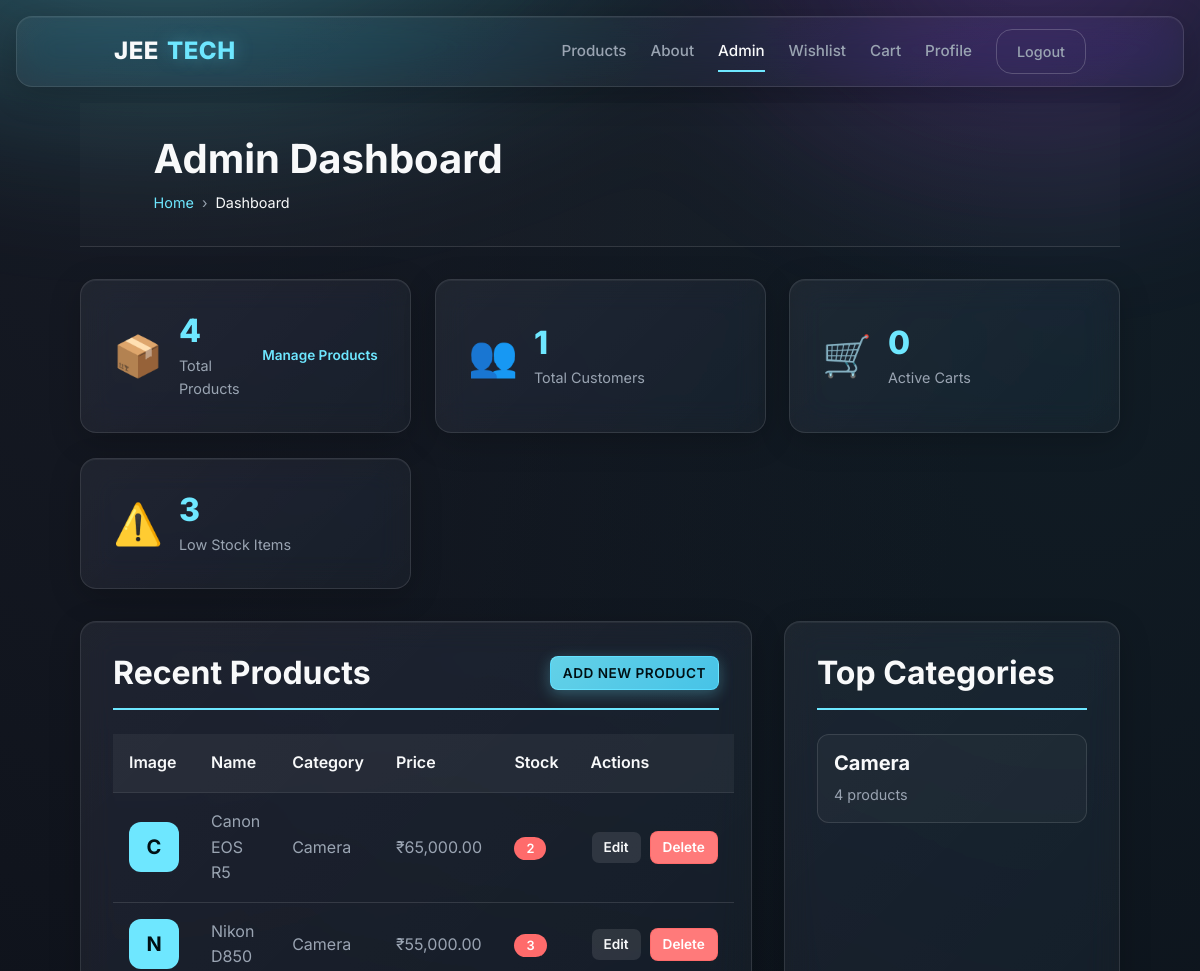
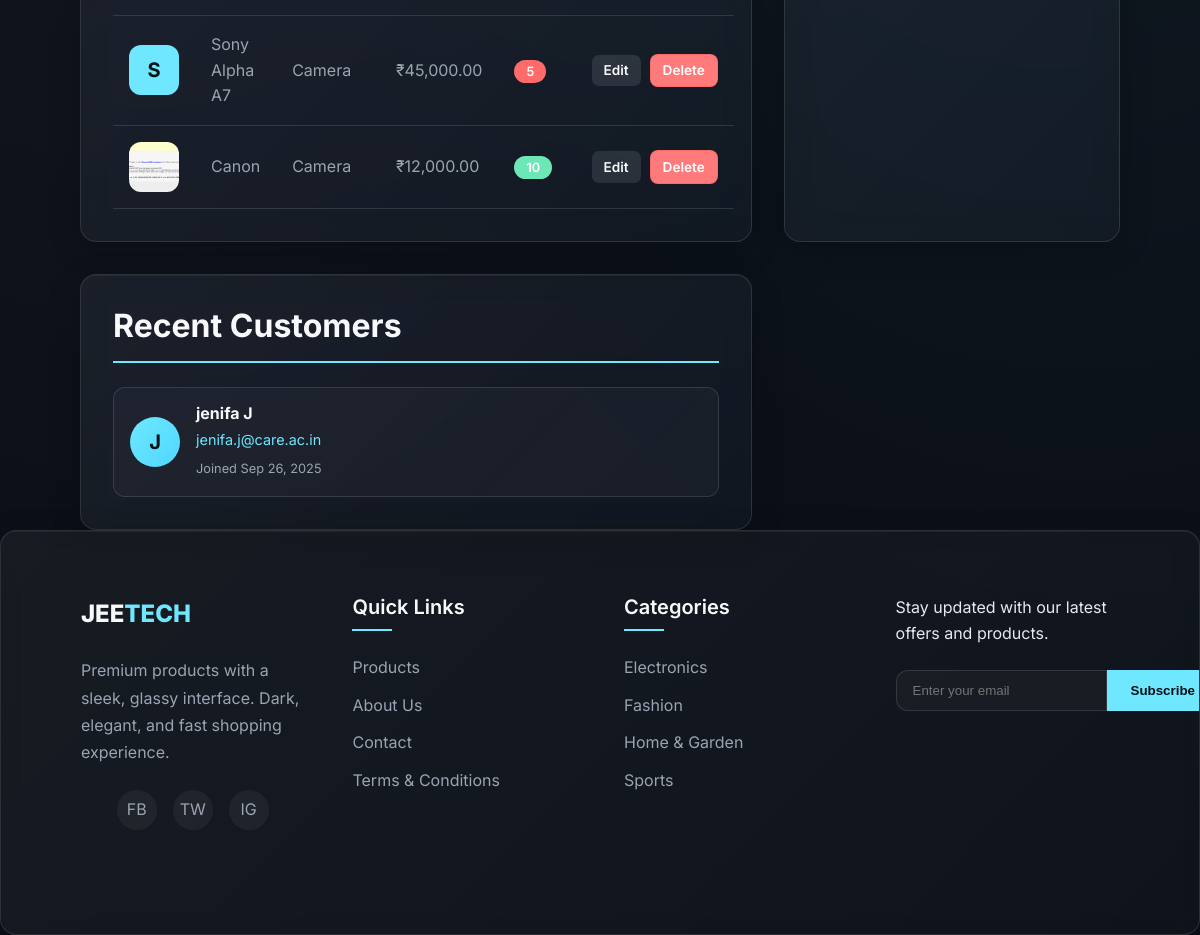
/admin-dashboard/ (signed in), run on the app's committed database (2 pictures, top to bottom).
### shop/models.py (models this page shows, shortened)
class Product(models.Model):
    category = models.ForeignKey(Category, on_delete=models.CASCADE, related_name="products")
    name = models.CharField(max_length=200)
    slug = models.SlugField(unique=True, blank=True, null=True)
    description = models.TextField(blank=True)
    price = models.DecimalField(max_digits=10, decimal_places=2)
    stock = models.PositiveIntegerField(default=0)
    image = models.ImageField(upload_to="products/", blank=True)
    created_at = models.DateTimeField(auto_now_add=True, null=True)
    updated_at = models.DateTimeField(auto_now=True, null=True)
    is_featured = models.BooleanField(default=False)
    class Meta:
        ordering = ['-created_at']

class Category(models.Model):
    name = models.CharField(max_length=100)
    slug = models.SlugField(unique=True, blank=True, null=True)
    class Meta:
        verbose_name_plural = "Categories"
        ordering = ['name']

### shop/views.py (the view)
# urls.py: path('admin-dashboard/', views.admin_dashboard, name='admin_dashboard'),
@staff_member_required
def admin_dashboard(request):
    total_products = Product.objects.count()
    total_customers = User.objects.filter(is_staff=False).count()
    total_orders = CartItem.objects.values('user').distinct().count()
    low_stock_products = Product.objects.filter(stock__lt=10).count()
    recent_products = Product.objects.order_by('-created_at')[:5]
    top_categories = Category.objects.annotate(
        product_count=Count('products')
    ).order_by('-product_count')[:5]
    recent_customers = User.objects.filter(is_staff=False).order_by('-date_joined')[:5]
    context = {
        'total_products': total_products,
        'total_customers': total_customers,
        'total_orders': total_orders,
        'low_stock_products': low_stock_products,
        'recent_products': recent_products,
        'top_categories': top_categories,
        'recent_customers': recent_customers,
    }
    return render(request, 'shop/admin_dashboard.html', context)

### shop/context_processors.py (called while the page is built)
def categories(request):
    return {
        'categories': Category.objects.all()[:10]
    }

def cart_wishlist_counts(request):
    context = {
        'cart_count': 0,
        'wishlist_count': 0,
    }
    if request.user.is_authenticated:
        context['cart_count'] = CartItem.objects.filter(user=request.user).count()
        context['wishlist_count'] = Wishlist.objects.filter(user=request.user).count()
    return context

### templates/shop/admin_dashboard.html (shortened to what this page needs)
{% extends 'shop/base.html' %}
{% load humanize %}
{% block page_heading %}Admin Dashboard{% endblock %}
{% block current_page %}Dashboard{% endblock %}
{% block page_content %}
    <div class="dashboard-stats">
        <div class="stat-card glass-blur fade-in" data-animate>
            <div class="stat-icon">📦</div>
            <div class="stat-content">
                <h3>{{ total_products }}</h3>
                <p>Total Products</p>
            </div>
            <a href="{% url 'admin_products' %}" class="stat-link">Manage Products</a>
        </div>
        <div class="stat-card glass-blur fade-in" data-animate>
            <div class="stat-icon">👥</div>
            <div class="stat-content">
                <h3>{{ total_customers }}</h3>
                <p>Total Customers</p>
            </div>
        </div>
        <div class="stat-card glass-blur fade-in" data-animate>
            <div class="stat-icon">🛒</div>
            <div class="stat-content">
                <h3>{{ total_orders }}</h3>
                <p>Active Carts</p>
            </div>
        </div>
        <div class="stat-card glass-blur fade-in" data-animate>
            <div class="stat-icon">⚠️</div>
            <div class="stat-content">
                <h3>{{ low_stock_products }}</h3>
                <p>Low Stock Items</p>
            </div>
        </div>
    </div>
    <div class="dashboard-content">
        <div class="dashboard-section glass-blur fade-in" data-animate>
            <div class="section-header">
                <h3>Recent Products</h3>
                <a href="{% url 'admin_product_add' %}" class="btn btn-primary btn-sm">Add New Product</a>
            </div>
            <div class="products-table">
                {% if recent_products %}
                    <table class="admin-table">
                        <thead>
                            <tr>
                                <th>Image</th>
                                <th>Name</th>
                                <th>Category</th>
                                <th>Price</th>
                                <th>Stock</th>
                                <th>Actions</th>
                            </tr>
                        </thead>
                        <tbody>
                            {% for product in recent_products %}
                                <tr>
                                    <td>
                                        {% if product.image %}
                                            <img src="{{ product.image.url }}" alt="{{ product.name }}" class="product-thumb">
                                        {% else %}
                                            <div class="product-thumb-placeholder">{{ product.name|first }}</div>
                                        {% endif %}
                                    </td>
                                    <td>{{ product.name|truncatechars:30 }}</td>
                                    <td>{{ product.category.name }}</td>
                                    <td>₹{{ product.price|intcomma }}</td>
                                    <td>
                                        <span class="stock-badge {% if product.stock < 10 %}low-stock{% endif %}">
                                            {{ product.stock }}
                                        </span>
                                    </td>
                                    <td>
                                        <div class="action-buttons">
                                            <a href="{% url 'admin_product_edit' product.id %}" class="btn btn-outline btn-sm">Edit</a>
                                            <a href="{% url 'admin_product_delete' product.id %}" class="btn btn-danger btn-sm">Delete</a>
                                        </div>
                                    </td>
                                </tr>
                            {% endfor %}
                        </tbody>
                    </table>
                {% else %}
                    <p class="no-data">No products found.</p>
                {% endif %}
            </div>
        </div>
        <div class="dashboard-section glass-blur fade-in" data-animate>
            <div class="section-header">
                <h3>Top Categories</h3>
            </div>
            <div class="categories-grid">
                {% for category in top_categories %}
                    <div class="category-item">
                        <h4>{{ category.name }}</h4>
                        <p>{{ category.product_count }} product{{ category.product_count|pluralize }}</p>
                    </div>
                {% endfor %}
            </div>
        </div>
        <div class="dashboard-section glass-blur fade-in" data-animate>
            <div class="section-header">
                <h3>Recent Customers</h3>
            </div>
            <div class="customers-list">
                {% for customer in recent_customers %}
                    <div class="customer-item">
                        <div class="customer-avatar">
                            {{ customer.first_name|first|default:customer.username|first|upper }}
                        </div>
                        <div class="customer-info">
                            <h4>{{ customer.get_full_name|default:customer.username }}</h4>
                            <p>{{ customer.email }}</p>
                            <small>Joined {{ customer.date_joined|date:"M d, Y" }}</small>
                        </div>
                    </div>
                {% endfor %}
            </div>
        </div>
    </div>
{% endblock %}

### templates/shop/admin_dashboard.html (style rules this page uses)
.dashboard-stats { display: grid; grid-template-columns: repeat(auto-fit, minmax(250px, 1fr)); gap: 1.5rem; margin-bottom: 2rem; }
.stat-card { padding: 2rem; display: grid; grid-template-columns: auto 1fr auto; gap: 1rem; align-items: center; transition: all var(--transition-normal); }
.stat-icon { font-size: 2.5rem; }
.stat-content h3 { margin: 0 0 0.25rem; font-size: 2rem; font-weight: 800; color: var(--primary); }
.stat-content p { margin: 0; color: var(--text-muted); font-size: 0.9rem; }
.stat-link { color: var(--primary); text-decoration: none; font-size: 0.85rem; font-weight: 600; transition: color var(--transition-fast); }
.dashboard-content { display: grid; grid-template-columns: 2fr 1fr; gap: 2rem; }
.dashboard-section { padding: 2rem; }
.section-header { display: flex; justify-content: space-between; align-items: center; margin-bottom: 1.5rem; padding-bottom: 1rem; border-bottom: 2px solid var(--primary); }
.section-header h3 { margin: 0; color: var(--text-light); font-weight: 700; }
.admin-table { width: 100%; border-collapse: collapse; }
.admin-table th, .admin-table td { padding: 1rem; text-align: left; border-bottom: 1px solid var(--stroke); }
.admin-table th { background: rgba(255, 255, 255, 0.05); color: var(--text-light); font-weight: 600; }
.admin-table td { color: var(--text-muted); }
.product-thumb { width: 50px; height: 50px; object-fit: cover; border-radius: var(--radius-md); }
.product-thumb-placeholder { width: 50px; height: 50px; background: var(--primary); color: #001014; display: flex; align-items: center; justify-content: center; border-radius: var(--radius-md); font-weight: 700; font-size: 1.25rem; }
.stock-badge { padding: 0.25rem 0.75rem; border-radius: var(--radius-full); background: var(--success); color: white; font-size: 0.8rem; font-weight: 600; }
.stock-badge.low-stock { background: var(--danger); }
.action-buttons { display: flex; gap: 0.5rem; }
.categories-grid { display: grid; gap: 1rem; }
.category-item { padding: 1rem; background: rgba(255, 255, 255, 0.03); border: 1px solid var(--stroke); border-radius: var(--radius-md); }
.category-item h4 { margin: 0 0 0.5rem; color: var(--text-light); }
.category-item p { margin: 0; color: var(--text-muted); font-size: 0.9rem; }
.customers-list { display: grid; gap: 1rem; }
.customer-item { display: flex; align-items: center; gap: 1rem; padding: 1rem; background: rgba(255, 255, 255, 0.03); border: 1px solid var(--stroke); border-radius: var(--radius-md); }
.customer-avatar { width: 50px; height: 50px; border-radius: 50%; background: linear-gradient(135deg, var(--primary), var(--primary-dark)); display: flex; align-items: center; justify-content: center; font-size: 1.25rem; font-weight: 700; color: #001014; }
.customer-info h4 { margin: 0 0 0.25rem; color: var(--text-light); font-size: 1rem; }
.customer-info p { margin: 0 0 0.25rem; color: var(--primary); font-size: 0.9rem; }
.customer-info small { color: var(--text-muted); font-size: 0.8rem; }

### data on the page
Product: name|first "C", name "Canon EOS R5", category.name "Camera", price "65,000.00", stock "2"
Product: name|first "N", name "Nikon D850", category.name "Camera", price "55,000.00", stock "3"
Product: name|first "S", name "Sony Alpha A7", category.name "Camera", price "45,000.00", stock "5"
Product: image (picture), name "Canon", category.name "Camera", price "12,000.00", stock "10"
Category: name "Camera", product_count "4"

### other printed values
{{ total_products }} "4"
{{ total_customers }} "1"
{{ total_orders }} "0"
{{ low_stock_products }} "3"
{{ customer.first_name|first|default:customer.username|first|upper }} "J"
{{ customer.get_full_name|default:customer.username }} "jenifa J"
{{ customer.email }} "jenifa.j@care.ac.in"
{{ customer.date_joined|date:"M d, Y" }} "Sep 26, 2025"
